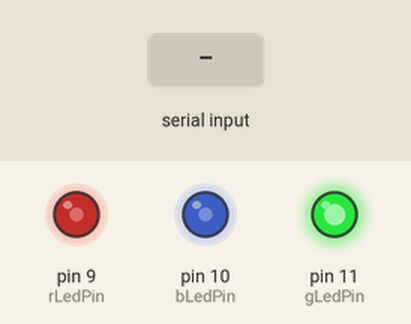
Bench run of a sketch on a simulated Arduino Uno, built with avr-gcc and run on an emulated ATmega328P. Shown: output pins drawn as LEDs (lit = HIGH). The test bench sets the inputs (shaded band).

Above: at 1.2 s.
1.3 s: "0\n" received over Serial
4.1 s: "90,45\n" received over Serial
At 4.29 s:
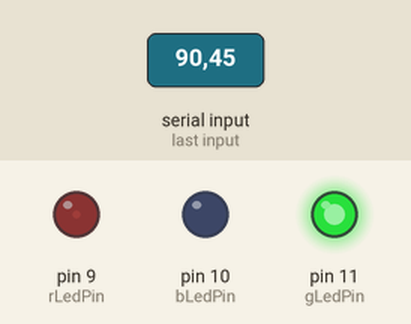
At 5.2 s:
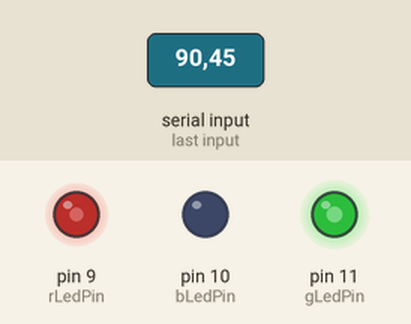
7.1 s: "30,150\n" received over Serial
At 9.41 s:
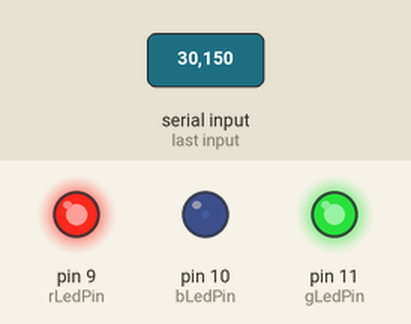
Timing chart, 0 to 23.6 s (numbered marks = the images above; inputs shaded):
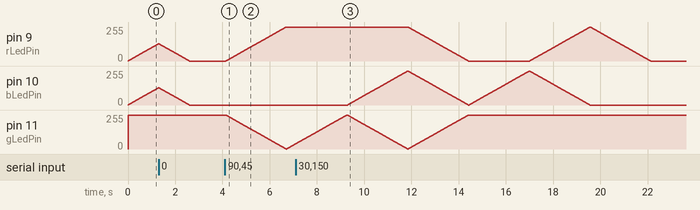

The sketch:

test.ino
```cpp
/*
 * change LED color
 */

int rLedPin = 9;
int gLedPin = 11;
int bLedPin = 10;
int LedValue[] = {0, 255, 0};  //{r, g, b}
int change = -1;
int state = 0; //0: purple, 1: red, 2: yellow, 3: green, 4: clay, 5: blue
int chState = 0;

void setup() {
  // put your setup code here, to run once:
  Serial.begin(9600);
  pinMode(rLedPin, OUTPUT);
  pinMode(bLedPin, OUTPUT);
  pinMode(gLedPin, OUTPUT);
}

void loop() {
  // put your main code here, to run repeatedly:
  //Set Led to state 0
  analogWrite(rLedPin, LedValue[0]);
  analogWrite(gLedPin, LedValue[1]);
  analogWrite(bLedPin, LedValue[2]);

  while(true) {
    //Get the serial post messege
    chState = Serial.read();
    //No messege
    if (chState == -1) {
      //flash
      controlFlash(LedValue, state, &change);
    }
    else {
      state = chState - 48;
      changeLed(LedValue, state);
    }
    analogWrite(rLedPin, LedValue[0]);
    analogWrite(gLedPin, LedValue[1]);
    analogWrite(bLedPin, LedValue[2]);
    delay(10);
  }
}

void controlFlash(int LedValue[3], int state, int *change) {
  switch(state){
    case 0:
      flash(&LedValue[0], *change);
      *change = flash(&LedValue[2], *change);
      break;
    case 1:
      *change = flash(&LedValue[0], *change);
      break;
    case 2:
      flash(&LedValue[0], *change);
      *change = flash(&LedValue[1], *change);
      break;
    case 3:
      *change = flash(&LedValue[1], *change);
      break;
    case 4:
      flash(&LedValue[1], *change);
      *change = flash(&LedValue[2], *change);
      break;
    case 5:
      *change = flash(&LedValue[2], *change);
      break;
    default:
      break;
    }
}


int flash(int *value, int change) {
  if(*value == 0)
    change = 1;
  else if(*value == 255)
    change = -1;
  *value = *value + change;
  return change;
}

void changeLed(int LedValue[3], int state) {
  bool flag = true;
  switch(state){
    case 0:
      while(flag) {
        if(LedValue[0] > 0)
          LedValue[0] = LedValue[0] - 1;
        if(LedValue[1] < 255)
          LedValue[1] = LedValue[1] + 1;
        if(LedValue[2] > 0)
          LedValue[2] = LedValue[2] - 1;

        analogWrite(rLedPin, LedValue[0]);
        analogWrite(gLedPin, LedValue[1]);
        analogWrite(bLedPin, LedValue[2]);

        if(LedValue[0] == 0 && LedValue[1] == 255 && LedValue[2] == 0)
          flag = false;

        delay(10);
      }
      break;
    case 1:
      while(flag) {
        if(LedValue[0] > 0)
          LedValue[0] = LedValue[0] - 1;
        if(LedValue[1] < 255)
          LedValue[1] = LedValue[1] + 1;
        if(LedValue[2] < 255)
          LedValue[2] = LedValue[2] + 1;

        analogWrite(rLedPin, LedValue[0]);
        analogWrite(gLedPin, LedValue[1]);
        analogWrite(bLedPin, LedValue[2]);

        if(LedValue[0] == 0 && LedValue[1] == 255 && LedValue[2] == 255)
          flag = false;

        delay(10);
      }
      break;
    case 2:
      while(flag) {
        if(LedValue[0] > 0)
          LedValue[0] = LedValue[0] - 1;
        if(LedValue[1] > 0)
          LedValue[1] = LedValue[1] - 1;
        if(LedValue[2] < 255)
          LedValue[2] = LedValue[2] + 1;

        analogWrite(rLedPin, LedValue[0]);
        analogWrite(gLedPin, LedValue[1]);
        analogWrite(bLedPin, LedValue[2]);

        if(LedValue[0] == 0 && LedValue[1] == 0 && LedValue[2] == 255)
          flag = false;

        delay(10);
      }
      break;
    case 3:
      while(flag) {
        if(LedValue[0] < 255)
          LedValue[0] = LedValue[0] + 1;
        if(LedValue[1] > 0)
          LedValue[1] = LedValue[1] - 1;
        if(LedValue[2] < 255)
          LedValue[2] = LedValue[2] + 1;

        analogWrite(rLedPin, LedValue[0]);
        analogWrite(gLedPin, LedValue[1]);
        analogWrite(bLedPin, LedValue[2]);

        if(LedValue[0] == 255 && LedValue[1] == 0 && LedValue[2] == 255)
          flag = false;

        delay(10);
      }
      break;
    case 4:
      while(flag) {
        if(LedValue[0] < 255)
          LedValue[0] = LedValue[0] + 1;
        if(LedValue[1] > 0)
          LedValue[1] = LedValue[1] - 1;
        if(LedValue[2] > 0)
          LedValue[2] = LedValue[2] - 1;

        analogWrite(rLedPin, LedValue[0]);
        analogWrite(gLedPin, LedValue[1]);
        analogWrite(bLedPin, LedValue[2]);

        if(LedValue[0] == 255 && LedValue[1] == 0 && LedValue[2] == 0)
          flag = false;

        delay(10);
      }
      break;
    case 5:
      while(flag) {
        if(LedValue[0] < 255)
          LedValue[0] = LedValue[0] + 1;
        if(LedValue[1] < 255)
          LedValue[1] = LedValue[1] + 1;
        if(LedValue[2] > 0)
          LedValue[2] = LedValue[2] - 1;

        analogWrite(rLedPin, LedValue[0]);
        analogWrite(gLedPin, LedValue[1]);
        analogWrite(bLedPin, LedValue[2]);

        if(LedValue[0] == 255 && LedValue[1] == 255 && LedValue[2] == 0)
          flag = false;

        delay(10);
      }
      break;
    default:
      break;
    }
}
```

Measured:
- after the input at 4.1 s, pin 9 (rLedPin): moves from 0/255 to 255/255 over 2.5 s, starting after 0.05 s
